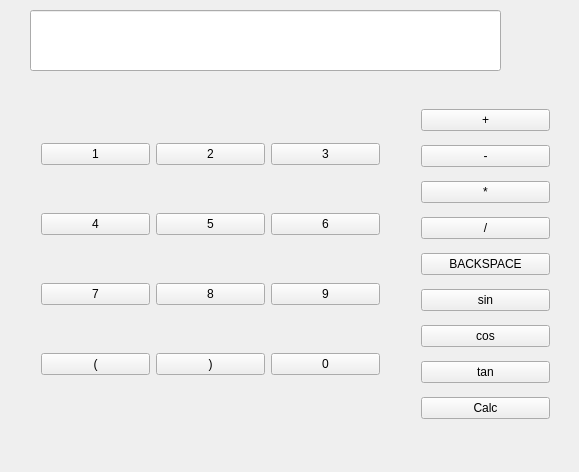
<?xml version="1.0" encoding="UTF-8"?>
<ui version="4.0">
 <class>Widget</class>
 <widget class="QWidget" name="Widget">
  <property name="geometry">
   <rect>
    <x>0</x>
    <y>0</y>
    <width>579</width>
    <height>472</height>
   </rect>
  </property>
  <property name="windowTitle">
   <string>Widget</string>
  </property>
  <widget class="QLineEdit" name="lineEdit">
   <property name="geometry">
    <rect>
     <x>30</x>
     <y>10</y>
     <width>471</width>
     <height>61</height>
    </rect>
   </property>
  </widget>
  <widget class="QWidget" name="">
   <property name="geometry">
    <rect>
     <x>30</x>
     <y>90</y>
     <width>361</width>
     <height>341</height>
    </rect>
   </property>
   <layout class="QGridLayout" name="gridLayout">
    <item row="1" column="0">
     <layout class="QHBoxLayout" name="horizontalLayout_2">
      <item>
       <widget class="QPushButton" name="pushButton_4">
        <property name="text">
         <string>4</string>
        </property>
       </widget>
      </item>
      <item>
       <widget class="QPushButton" name="pushButton_5">
        <property name="text">
         <string>5</string>
        </property>
       </widget>
      </item>
      <item>
       <widget class="QPushButton" name="pushButton_6">
        <property name="text">
         <string>6</string>
        </property>
       </widget>
      </item>
     </layout>
    </item>
    <item row="2" column="0">
     <layout class="QHBoxLayout" name="horizontalLayout_3">
      <item>
       <widget class="QPushButton" name="pushButton_7">
        <property name="text">
         <string>7</string>
        </property>
       </widget>
      </item>
      <item>
       <widget class="QPushButton" name="pushButton_8">
        <property name="text">
         <string>8</string>
        </property>
       </widget>
      </item>
      <item>
       <widget class="QPushButton" name="pushButton_9">
        <property name="text">
         <string>9</string>
        </property>
       </widget>
      </item>
     </layout>
    </item>
    <item row="3" column="0">
     <layout class="QHBoxLayout" name="horizontalLayout_4">
      <item>
       <widget class="QPushButton" name="pushButton_10">
        <property name="text">
         <string>(</string>
        </property>
       </widget>
      </item>
      <item>
       <widget class="QPushButton" name="pushButton_11">
        <property name="text">
         <string>)</string>
        </property>
       </widget>
      </item>
      <item>
       <widget class="QPushButton" name="pushButton_12">
        <property name="text">
         <string>0</string>
        </property>
       </widget>
      </item>
     </layout>
    </item>
    <item row="0" column="0">
     <layout class="QHBoxLayout" name="horizontalLayout">
      <item>
       <widget class="QPushButton" name="pushButton">
        <property name="text">
         <string>1</string>
        </property>
       </widget>
      </item>
      <item>
       <widget class="QPushButton" name="pushButton_2">
        <property name="text">
         <string>2</string>
        </property>
       </widget>
      </item>
      <item>
       <widget class="QPushButton" name="pushButton_3">
        <property name="text">
         <string>3</string>
        </property>
       </widget>
      </item>
     </layout>
    </item>
   </layout>
  </widget>
  <widget class="QWidget" name="">
   <property name="geometry">
    <rect>
     <x>410</x>
     <y>90</y>
     <width>151</width>
     <height>351</height>
    </rect>
   </property>
   <layout class="QVBoxLayout" name="verticalLayout">
    <item>
     <widget class="QPushButton" name="pushButton_17">
      <property name="text">
       <string>+</string>
      </property>
     </widget>
    </item>
    <item>
     <widget class="QPushButton" name="pushButton_18">
      <property name="text">
       <string>-</string>
      </property>
     </widget>
    </item>
    <item>
     <widget class="QPushButton" name="pushButton_19">
      <property name="text">
       <string>*</string>
      </property>
     </widget>
    </item>
    <item>
     <widget class="QPushButton" name="pushButton_20">
      <property name="text">
       <string>/</string>
      </property>
     </widget>
    </item>
    <item>
     <widget class="QPushButton" name="pushButton_16">
      <property name="text">
       <string>BACKSPACE</string>
      </property>
     </widget>
    </item>
    <item>
     <widget class="QPushButton" name="pushButton_13">
      <property name="text">
       <string>sin</string>
      </property>
     </widget>
    </item>
    <item>
     <widget class="QPushButton" name="pushButton_14">
      <property name="text">
       <string>cos</string>
      </property>
     </widget>
    </item>
    <item>
     <widget class="QPushButton" name="pushButton_15">
      <property name="text">
       <string>tan</string>
      </property>
     </widget>
    </item>
    <item>
     <widget class="QPushButton" name="calc">
      <property name="text">
       <string>Calc</string>
      </property>
     </widget>
    </item>
   </layout>
  </widget>
 </widget>
 <layoutdefault spacing="6" margin="11"/>
 <resources/>
 <connections/>
</ui>
